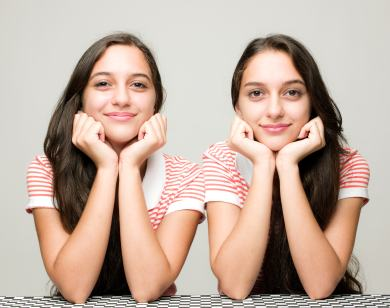
#> input picture image.jpg, 390 x 308 px, found by its file name
$ python face_detection.py
#> lines starting #> are read from the running program, lines starting #| are printed output that depends on the picture; after the words box and inside, x2 and y2 are one past the last pixel; in counts of white or black regions, pixels touching at a corner belong together
### faceRecognization.py
import cv2
import os
import numpy as np

def facedetection(test_img):
    gray_img=cv2.cvtColor(test_img,cv2.COLOR_BGR2GRAY)
    face_haar_cascade=cv2.CascadeClassifier('D:/python course/facedetection/haarcascade_frontalface_default.xml')
    faces=face_haar_cascade.detectMultiScale(gray_img,scaleFactor=1.3,minNeighbors=5)
    return faces,gray_img

### face_detection.py
import cv2
import os
import numpy as np
import faceRecognization as fr

test_img=cv2.imread('D:/python course/facedetection/image.jpg')
#> test_img is the input picture: shape (308, 390, 3); mean B, G, R 161.1, 174.2, 194.9
faces_detected,gray_img=fr.facedetection(test_img)
#> in facedetection, `gray_img=cv2.cvtColor(test_img,cv2.COLOR_BGR2GRAY)`:
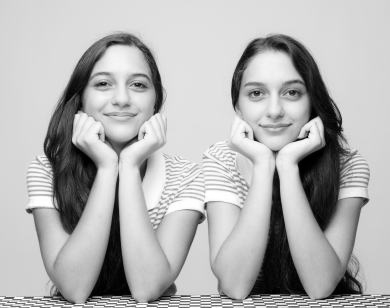
#> gray_img: shape (308, 390); min 0, max 255, mean 178.9
#> in facedetection, `faces=face_haar_cascade.detectMultiScale(gray_img,scaleFactor=1.3,minN..`: faces = [[81, 52, 81, 81], [230, 60, 88, 88]]
#> faces_detected = [[81, 52, 81, 81], [230, 60, 88, 88]]
print("faces_detected : ", faces_detected)
#| faces_detected :  [[ 81  52  81  81]
#|  [230  60  88  88]]

for (x,y,w,h ) in faces_detected:
    cv2.rectangle(test_img,(x,y),(x+w,y+h),(255,0,0),thickness=2)
#> this loop made 2 passes
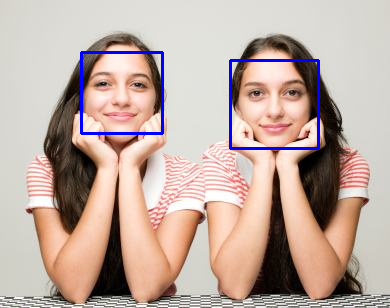
#> test_img: shape (308, 390, 3); 1.68% of pixels changed, all inside (x1, y1, x2, y2) = (80, 51, 320, 150)

#resized_img=cv2.resize(test_img,(1000,1000))
cv2.imshow("FaceDetection",test_img)
cv2.waitKey(0)
